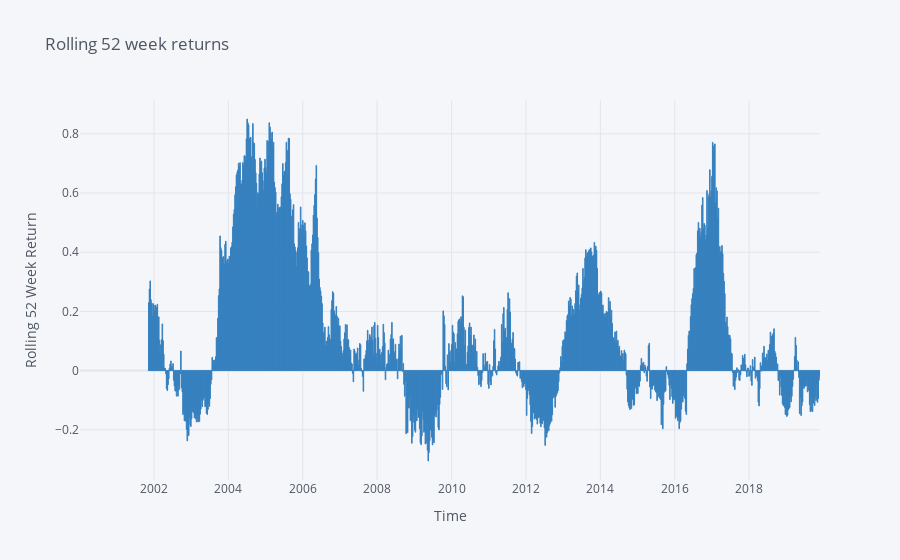

Notebook source saved alongside this figure:
### Code cell
# Bar graph of 52 week rolling returns
buy_value_weekly[['rolling_returns']].iplot(
    kind='bar',
    xTitle='Time',
    yTitle='Rolling 52 Week Return',
    title='Rolling 52 week returns',
    color='Blue')

### Figure 1 — Plotly figure (JSON) as saved in the notebook; plotly's stock layout.template omitted (floating-point values rounded to 4 significant figures; data arrays with more than 128 entries replaced by an {"elided": "..."} marker saying what was removed)
{"data": [{"marker": {"color": "rgba(55, 128, 191, 0.6)", "line": {"color": "rgba(55, 128, 191, 1.0)", "width": 1}}, "name": "rolling_returns", "orientation": "v", "text": "", "type": "bar", "x": {"elided": "1038 str values"}, "y": {"elided": "1038 mixed values"}}], "layout": {"legend": {"bgcolor": "#F5F6F9", "font": {"color": "#4D5663"}}, "paper_bgcolor": "#F5F6F9", "plot_bgcolor": "#F5F6F9", "title": {"font": {"color": "#4D5663"}, "text": "Rolling 52 week returns"}, "xaxis": {"gridcolor": "#E1E5ED", "showgrid": true, "tickfont": {"color": "#4D5663"}, "title": {"font": {"color": "#4D5663"}, "text": "Time"}, "zerolinecolor": "#E1E5ED"}, "yaxis": {"gridcolor": "#E1E5ED", "showgrid": true, "tickfont": {"color": "#4D5663"}, "title": {"font": {"color": "#4D5663"}, "text": "Rolling 52 Week Return"}, "zerolinecolor": "#E1E5ED"}}}
